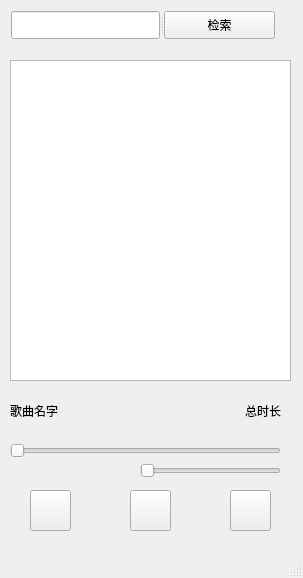
<?xml version="1.0" encoding="UTF-8"?>
<ui version="4.0">
 <class>MainWindow</class>
 <widget class="QMainWindow" name="MainWindow">
  <property name="geometry">
   <rect>
    <x>0</x>
    <y>0</y>
    <width>303</width>
    <height>578</height>
   </rect>
  </property>
  <property name="windowTitle">
   <string>音乐播放器</string>
  </property>
  <property name="styleSheet">
   <string notr="true"/>
  </property>
  <widget class="QWidget" name="centralwidget">
   <widget class="QListWidget" name="songsList">
    <property name="geometry">
     <rect>
      <x>10</x>
      <y>60</y>
      <width>281</width>
      <height>321</height>
     </rect>
    </property>
    <property name="styleSheet">
     <string notr="true"/>
    </property>
   </widget>
   <widget class="QPushButton" name="playButton">
    <property name="geometry">
     <rect>
      <x>130</x>
      <y>490</y>
      <width>41</width>
      <height>41</height>
     </rect>
    </property>
    <property name="text">
     <string/>
    </property>
   </widget>
   <widget class="QSplitter" name="splitter">
    <property name="geometry">
     <rect>
      <x>11</x>
      <y>11</y>
      <width>264</width>
      <height>28</height>
     </rect>
    </property>
    <property name="orientation">
     <enum>Qt::Horizontal</enum>
    </property>
    <widget class="QLineEdit" name="searchBox">
     <property name="styleSheet">
      <string notr="true"/>
     </property>
    </widget>
    <widget class="QPushButton" name="searchButton">
     <property name="text">
      <string>检索</string>
     </property>
    </widget>
   </widget>
   <widget class="QWidget" name="layoutWidget">
    <property name="geometry">
     <rect>
      <x>10</x>
      <y>400</y>
      <width>271</width>
      <height>22</height>
     </rect>
    </property>
    <layout class="QHBoxLayout" name="horizontalLayout">
     <item>
      <widget class="QLabel" name="label">
       <property name="sizePolicy">
        <sizepolicy hsizetype="Preferred" vsizetype="Preferred">
         <horstretch>2</horstretch>
         <verstretch>0</verstretch>
        </sizepolicy>
       </property>
       <property name="text">
        <string>歌曲名字</string>
       </property>
      </widget>
     </item>
     <item>
      <widget class="QLabel" name="label_2">
       <property name="text">
        <string>总时长</string>
       </property>
      </widget>
     </item>
    </layout>
   </widget>
   <widget class="QSlider" name="songSlider">
    <property name="geometry">
     <rect>
      <x>10</x>
      <y>440</y>
      <width>271</width>
      <height>22</height>
     </rect>
    </property>
    <property name="orientation">
     <enum>Qt::Horizontal</enum>
    </property>
   </widget>
   <widget class="QPushButton" name="nextButton">
    <property name="geometry">
     <rect>
      <x>230</x>
      <y>490</y>
      <width>41</width>
      <height>41</height>
     </rect>
    </property>
    <property name="text">
     <string/>
    </property>
   </widget>
   <widget class="QPushButton" name="previousButton">
    <property name="geometry">
     <rect>
      <x>30</x>
      <y>490</y>
      <width>41</width>
      <height>41</height>
     </rect>
    </property>
    <property name="text">
     <string/>
    </property>
   </widget>
   <widget class="QSlider" name="soundSlider">
    <property name="geometry">
     <rect>
      <x>140</x>
      <y>460</y>
      <width>141</width>
      <height>21</height>
     </rect>
    </property>
    <property name="orientation">
     <enum>Qt::Horizontal</enum>
    </property>
   </widget>
  </widget>
  <widget class="QStatusBar" name="statusbar"/>
 </widget>
 <resources/>
 <connections/>
</ui>
